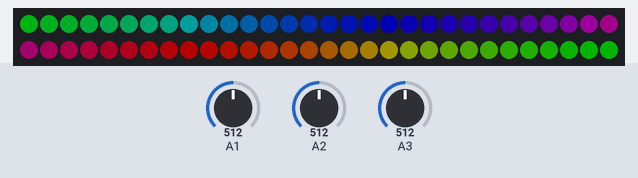
The sketch below on a simulated Arduino Uno, built with avr-gcc and run on an emulated ATmega328P. Parts: 60 RGB LEDs in strip order, left to right, continuing on the next row. Inputs (shaded band) come from the test bench; at power-on: A1 = 512, A2 = 512, A3 = 512. Dim RGB values are drawn brighter than linear.

Above: at 1.2 s.
1.3 s: A1 set to 487
At 1.7 s:
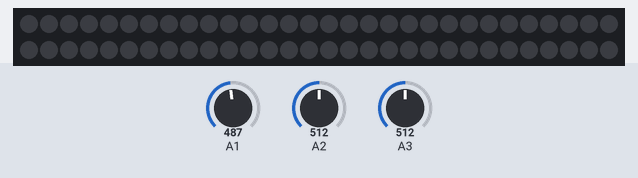
2.8 s: A1 set to 511
At 3.26 s:
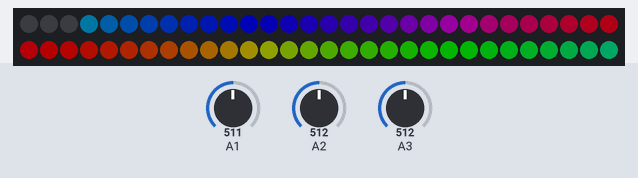
5.2 s: A2 set to 0
At 6.9 s:
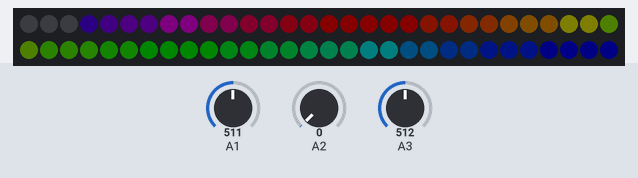
8.2 s: A3 set to 493
At 8.55 s:
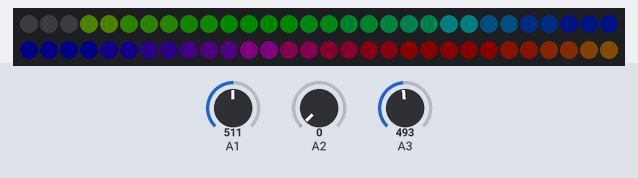
9.9 s: A3 set to 511
At 11.59 s:
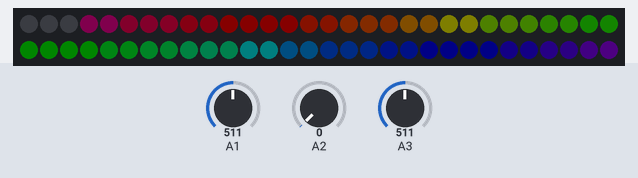
12.9 s: A2 set to 20
At 23.85 s:
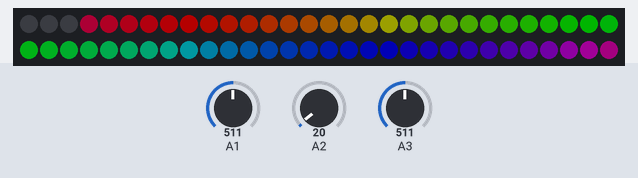

The sketch:

neopixel_controller.ino
```cpp
#include <Adafruit_NeoPixel.h>

#define RESET_LIMIT 100
#define LED_PIN     6
#define LED_COUNT   60

int p1 = A1;
int p1LL = 10000;
int p1UL = -1;
int p1RC = 0;
int p1V = 0;
bool p1Reset = false;

int p2 = A2;
int p2LL = 10000;
int p2UL = -1;
int p2RC = 0;
int p2V = 0;
bool p2Reset = false;

int p3 = A3;
int p3LL = 10000;
int p3UL = -1;
int p3RC = 0;
int p3V = 0;
bool p3Reset = false;

int rainbowWait = 15;

Adafruit_NeoPixel strip(LED_COUNT, LED_PIN, NEO_GRB + NEO_KHZ800);

void setup() {
  strip.begin();
  strip.setBrightness(64);
  strip.show();
}

void loop() {
  rainbowCycle();
}

void rainbowCycle() {
  for (uint16_t j=0; j<256*5; j++) {
    updateInput(p1, p1LL, p1UL, p1RC, p1V, p1Reset);
    updateInput(p2, p2LL, p2UL, p2RC, p2V, p2Reset);
    updateInput(p3, p3LL, p3UL, p3RC, p3V, p3Reset);

    int amp = map(p1V, 0, 100, LED_COUNT, 0);
    int bright = map(p2V, 0, 100, 7, 1);
    rainbowWait = map(p3V, 0, 100, 30, 2);

    for (uint16_t i = 0; i < amp; i++) {
      strip.setPixelColor(i, strip.Color(0,0,0));
    }
    for(uint16_t i = amp; i < strip.numPixels(); i++) {
      strip.setPixelColor(i, Wheel(((i * 256 / LED_COUNT) + j) & 255, max(1, bright)));
    }
    strip.show();
    delay(rainbowWait);
  }
}

void updateInput(int pin, int &lowerLimit, int &upperLimit, int &resetCounter, int &lightValue, bool &hasReset) {
  int x = analogRead(pin);
  upperLimit = max(x, upperLimit);
  lowerLimit = min(x, lowerLimit);

  if (x < 10) {
    resetCounter++;
    if (resetCounter > RESET_LIMIT) {
       lowerLimit = x;
       upperLimit = x;
       resetCounter = 0;
       if (!hasReset) {
          hasReset = true;
          flashLights();
       }
    }
  }

  if (abs(upperLimit - lowerLimit) < 10) {
    if (x < 10)
      lightValue = 0;
    else
      lightValue = 100;
  }
  else {
    lightValue = map(x, lowerLimit, upperLimit, 0, 100);
    hasReset = false;
  }
}

void flashLights() {
    for (int i = 0; i < LED_COUNT; i++) {
      strip.setPixelColor(i, strip.Color(0,0,0));
    }
    delay(500);
    for (int i = 0; i < LED_COUNT; i++) {
      strip.setPixelColor(i, strip.Color(255,255,255));
    }
    delay(500);
}

uint32_t Wheel(byte WheelPos, int brightness) {
  WheelPos = 255 - WheelPos;
  if(WheelPos < 85) {
   return strip.Color((255 - WheelPos * 3) / brightness, 0, (WheelPos * 3) / brightness);
  } else if(WheelPos < 170) {
    WheelPos -= 85;
   return strip.Color(0, (WheelPos * 3) / brightness, (255 - WheelPos * 3) / brightness);
  } else {
   WheelPos -= 170;
   return strip.Color((WheelPos * 3) / brightness, (255 - WheelPos * 3) / brightness, 0);
  }
}
```

Measured:
- the behaviour switches between 503 and 502 on A1 (found by bisection; images 0 and 1)
- the behaviour switches between 503 and 502 on A3 (found by bisection; images 3 and 4)
- after the input at 1.3 s, the LEDs: change at once (image 1)
- after the input at 2.8 s, the LEDs: first change at once (image 2 shows a later state)
- after the input at 8.2 s, the LEDs: change after 0.20 s (image 4)
